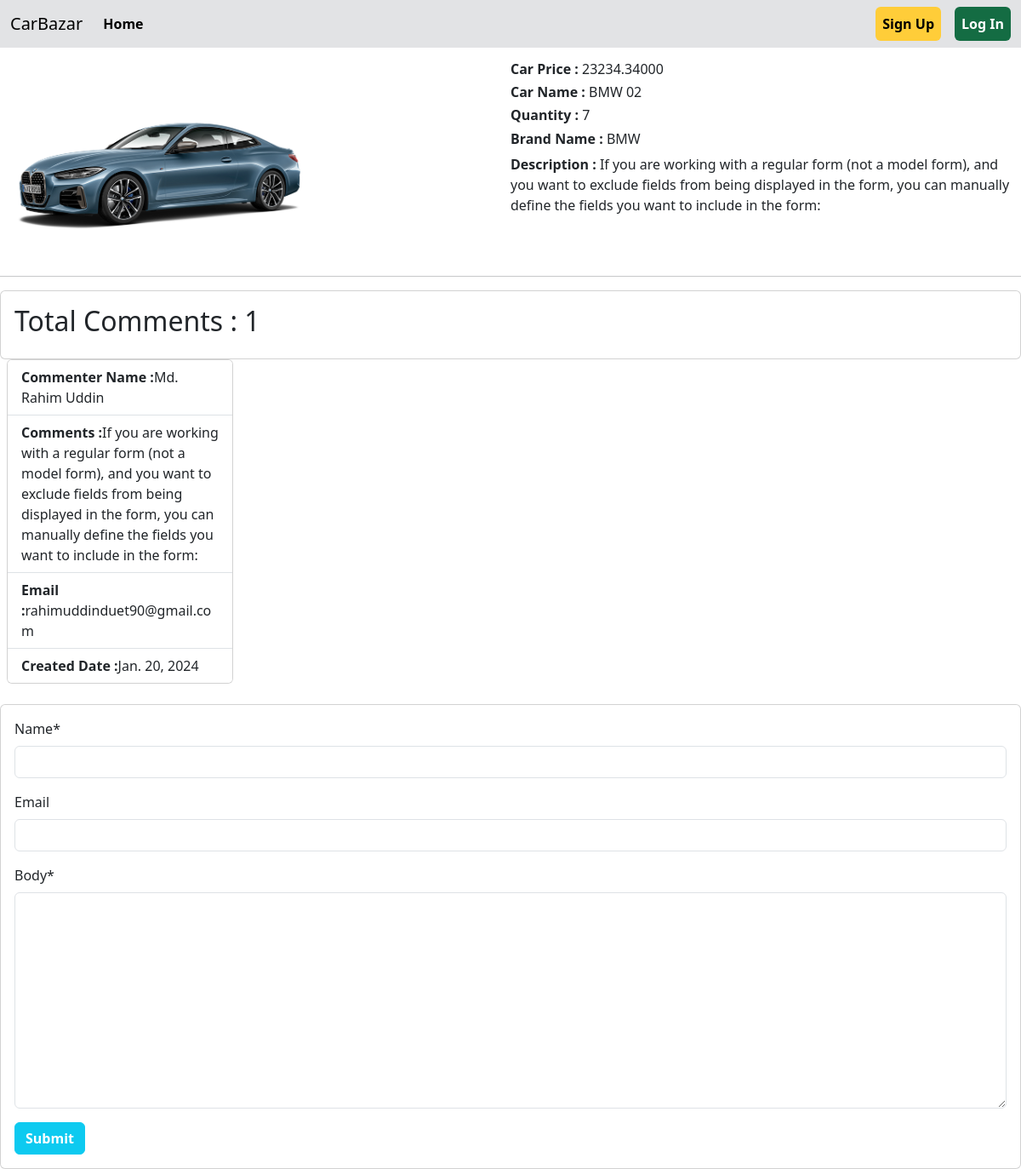
Page /details/2/ on the committed database.
### car/models.py (models this page shows, shortened)
class CarModel(models.Model):
    Name=models.CharField(max_length=100,unique=True)
    Price=models.DecimalField(max_digits=10,decimal_places=5)
    Quantity=models.IntegerField()
    Description=models.TextField()
    BrandName=models.ForeignKey(to=BrandModel,on_delete=models.CASCADE)
    ReleaseDate=models.DateField()
    customer=models.ForeignKey(User,on_delete=models.CASCADE,null=True,blank=True,related_name="customer")
    Image=models.ImageField(upload_to='car/media/images/',blank=True,null=True)
    slug=models.SlugField(max_length=100,unique=True,null=True,blank=True)

class CommentsModel(models.Model):
    car=models.ForeignKey(CarModel, related_name="comments",on_delete=models.CASCADE)
    Name=models.CharField(max_length=100)
    Email=models.EmailField(max_length=100,null=True,blank=True)
    Body=models.TextField()
    CreatedDate=models.DateField(auto_now_add=True)

### brand/models.py (models this page shows, shortened)
class BrandModel(models.Model):
    name=models.CharField(max_length=100,unique=True)
    ManufactureCountry=models.CharField(max_length=100)
    slug=models.SlugField(max_length=100,unique=True,null=True,blank=True)

### MidExam/views.py (the view, shortened to what this page needs)
# urls.py: path('details/<int:id>/',views.ViewDetails.as_view(),name='details'),
class ViewDetails(DetailView):
    model = CarModel
    pk_url_kwarg = 'id'
    template_name = 'view_details.html'
    success_url = reverse_lazy('details')
    def get_context_data(self, **kwargs):
        context = super().get_context_data(**kwargs)
        car_object = self.object
        comments = car_object.comments.all()
        comment_form = CommentForm()
        context['comment'] = comments
        context['comment_form'] = comment_form
        return context

### car/forms.py
class CommentForm(forms.ModelForm):
    class Meta:
        model=CommentsModel
        exclude=['car']

### templates/view_details.html (shortened to what this page needs)
{% extends "base.html" %} {% load crispy_forms_tags %}  {% block content %}
<div class="d-flex mt-3">
  <div class="col-6" >
    <img style='width:70%' src="{{ carmodel.Image.url }}" class="card-img-top" alt="..." />
  </div>
  <div class="col-6 >
      <div class="card mx-2">
        <div class="card-body">
          <h6><span class='fw-bold' >Car Price  : </span> {{carmodel.Price}}</h6>
          <h6><span class='fw-bold' >Car Name : </span> {{carmodel.Name}}</h6>
          <h6><span class='fw-bold' >Quantity : </span>  {{carmodel.Quantity}}</h6>
          <h6><span class='fw-bold' >Brand Name :  </span> {{carmodel.BrandName.name}}</h6>
          <p><span class='fw-bold' >Description : </span>  {{carmodel.Description}}</p>
        </div>
      </div>
    </div>
<hr >
 <div class="card">
  <div class="card-body">
    <h2>Total Comments : {{comment | length}}</h2>
  </div>
</div>
<div class="row row-cols-1 row-cols-md-2 row-cols-lg-4">
  {% for com in comment %}
    <div class="col mb-4">
      <div class="card mx-2">
        <ul class="list-group list-group-flush">
          <li class="list-group-item"><span class='fw-bold'>Commenter Name :</span>{{com.Name}}</li>
          <li class="list-group-item"><span class='fw-bold'>Comments :</span>{{com.Body}}</li>
          <li class="list-group-item"><span class='fw-bold'>Email :</span>{{com.Email}}</li>
          <li class="list-group-item"><span class='fw-bold'>Created Date :</span>{{com.CreatedDate}}</li>
        </ul>
      </div>
    </div>
  {% endfor %}
</div>
<div class="card">
  <div class="card-body">
   <form action="" method="post" novalidate>
    {{ comment_form | crispy }}
    <button class='btn btn-info fw-bold text-white'>Submit</button>
   </form>
  </div>
</div>
{% endblock content %}

### rows in the picture
CarModel: Image (picture), Price "23234.34000", Name "BMW 02", Quantity "7", BrandName.name "BMW", Description "If you are working with a regular form (not a model form), and you want to exclude fields from being displayed in the form, you can manually define the fields you want to include in the form:"
CommentsModel: Name "Md. Rahim Uddin", Body "If you are working with a regular form (not a model form), and you want to exclude fields from being displayed in the form, you can manually define the fields you want to include in the form:", Email "rahimuddinduet90@gmail.com", CreatedDate "Jan. 20, 2024"

### other values in the picture
{{ comment | length }} "1"
